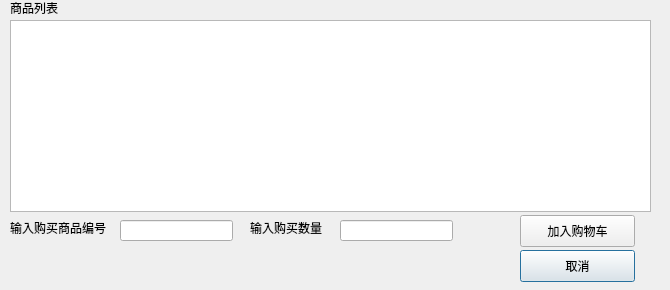
<?xml version="1.0" encoding="UTF-8"?>
<ui version="4.0">
 <class>estore</class>
 <widget class="QDialog" name="estore">
  <property name="geometry">
   <rect>
    <x>0</x>
    <y>0</y>
    <width>670</width>
    <height>290</height>
   </rect>
  </property>
  <property name="windowTitle">
   <string>Dialog</string>
  </property>
  <widget class="QLabel" name="label">
   <property name="geometry">
    <rect>
     <x>10</x>
     <y>0</y>
     <width>59</width>
     <height>16</height>
    </rect>
   </property>
   <property name="text">
    <string>商品列表</string>
   </property>
  </widget>
  <widget class="QLabel" name="label_2">
   <property name="geometry">
    <rect>
     <x>10</x>
     <y>220</y>
     <width>121</width>
     <height>16</height>
    </rect>
   </property>
   <property name="text">
    <string>输入购买商品编号</string>
   </property>
  </widget>
  <widget class="QLineEdit" name="num">
   <property name="geometry">
    <rect>
     <x>120</x>
     <y>220</y>
     <width>113</width>
     <height>21</height>
    </rect>
   </property>
  </widget>
  <widget class="QLabel" name="label_3">
   <property name="geometry">
    <rect>
     <x>250</x>
     <y>220</y>
     <width>91</width>
     <height>16</height>
    </rect>
   </property>
   <property name="text">
    <string>输入购买数量</string>
   </property>
  </widget>
  <widget class="QLineEdit" name="sum">
   <property name="geometry">
    <rect>
     <x>340</x>
     <y>220</y>
     <width>113</width>
     <height>21</height>
    </rect>
   </property>
  </widget>
  <widget class="QPushButton" name="cancel">
   <property name="geometry">
    <rect>
     <x>520</x>
     <y>250</y>
     <width>115</width>
     <height>32</height>
    </rect>
   </property>
   <property name="text">
    <string>取消</string>
   </property>
  </widget>
  <widget class="QPushButton" name="confirm">
   <property name="geometry">
    <rect>
     <x>520</x>
     <y>215</y>
     <width>115</width>
     <height>32</height>
    </rect>
   </property>
   <property name="text">
    <string>加入购物车</string>
   </property>
  </widget>
  <widget class="QTableView" name="tableView">
   <property name="geometry">
    <rect>
     <x>10</x>
     <y>20</y>
     <width>641</width>
     <height>192</height>
    </rect>
   </property>
  </widget>
 </widget>
 <resources/>
 <connections/>
</ui>
